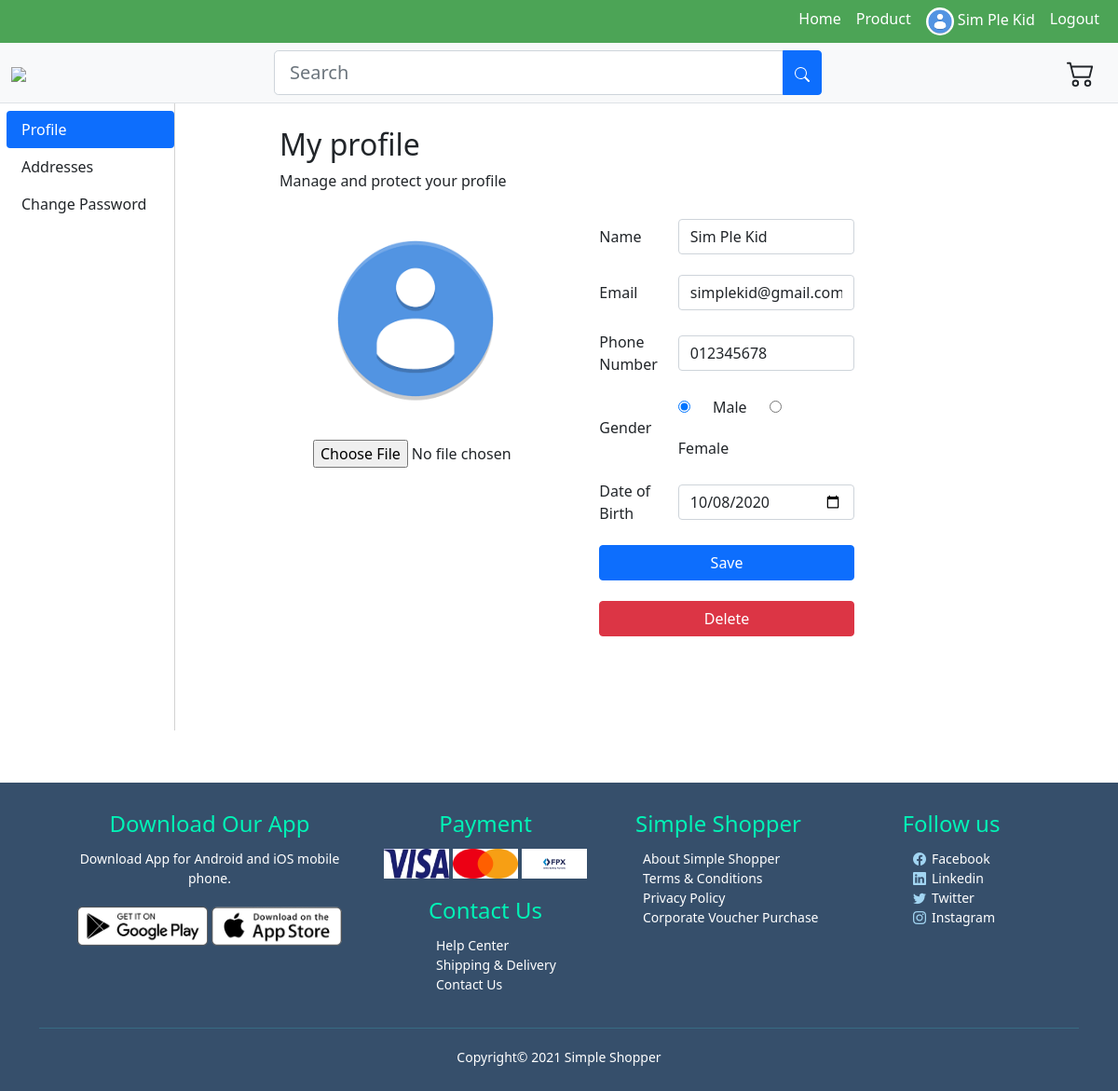
The page /php/profile.php (signed in) on the database as committed earlier.
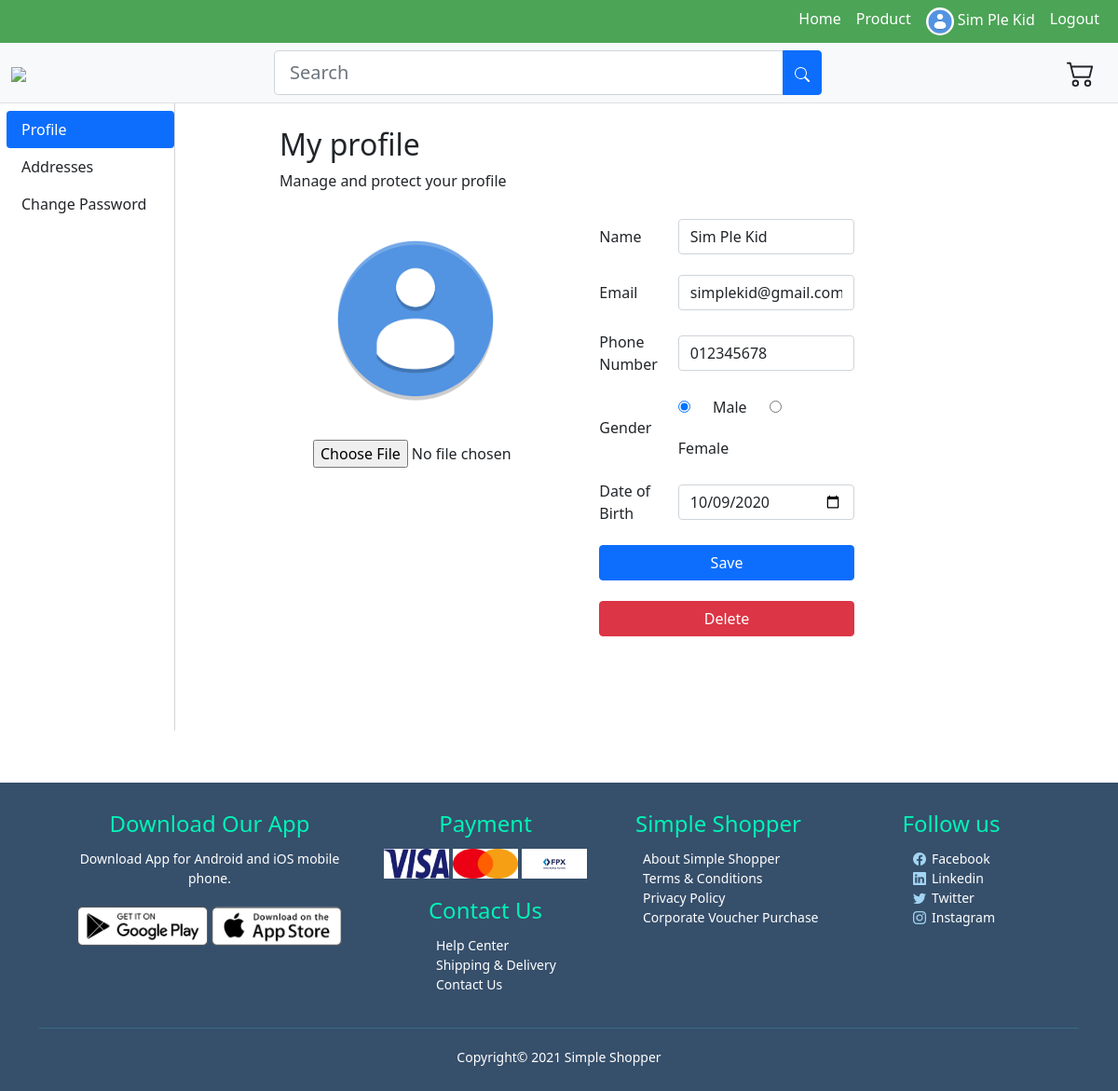
The same page on the database as committed later.
### tables this page shows
CREATE TABLE `user` (
  `user_id` int(11) NOT NULL,
  `password` varchar(100) NOT NULL,
  `name` varchar(100) NOT NULL,
  `email` varchar(50) NOT NULL,
  `phone` varchar(30) NOT NULL,
  `gender` varchar(10) NOT NULL,
  `dob` date NOT NULL,
  `profile` varchar(10000) NOT NULL,
  `status` varchar(5) NOT NULL
);

### db/conn.php (called while the page is built, shortened)
<?php
    $host='127.0.0.1';
    $db='simple_shopper';
    $user='root';
    $password='';
    $charset='utf8mb4';
    $dsn= "mysql:host=$host;dbname=$db;charset=$charset";
    try{
        $pdo=new PDO($dsn,$user,$password);
        $pdo->setAttribute(PDO::ATTR_ERRMODE,PDO::ERRMODE_EXCEPTION);
    }catch(PDOException $e){
        throw new PDOException($e->getMessage());
    }
    require_once 'user.php';
    $user=new User($pdo);
?>

### db/user.php (called while the page is built, shortened)
<?php
class User{
    private $db;
    function __construct($conn){
        $this->db=$conn;
    }
    public function getUser($id){
        try{
            $sql="SELECT *FROM `user` where user_id=:id";
            $stmt=$this->db->prepare($sql);
            $stmt->bindparam(':id',$id);
            $stmt->execute();
            $result=$stmt->fetch(PDO::FETCH_ASSOC);
            return $result;
        }
        catch(PDOException $e){
            echo $e->getMessage();
            return false;
        }
    }
}
?>

### php/profile.php (the view, shortened to what this page needs)
<?php
    require_once '../db/conn.php';
    $result=$user->getUser($_SESSION['user_id']);
?>
<!DOCTYPE html>
<html lang="en">
<head>
    <link href="https://cdn.jsdelivr.net/npm/bootstrap@5.0.0-beta3/dist/css/bootstrap.min.css" rel="stylesheet">
    <link rel="stylesheet" href="../style//footer.css">
    <link rel="stylesheet" href="../style/setting.css">
    <link rel="stylesheet" href="../style/profile.css">
    <link rel="stylesheet" href="https://cdn.jsdelivr.net/npm/bootstrap-icons@1.4.0/font/bootstrap-icons.css">
</head>
<body class="bg-white">
    <header class="navbar navbar-expand-lg navbar-dark py-0 " style="background-color: #4ca456;">
        <div class="container-fluid">
            <div class="collapse navbar-collapse" id="navbarNav">
                <ul class="navbar-nav ms-auto">
                    <li class="nav-item">
                        <a class="nav-link" href="../index.php" style="color: white;">Home</a>
                    </li>
                    <li class="nav-item">
                        <a class="nav-link" href="search.php?keywords=" style="color: white;">Product</a>
                    </li>
                    <?php
                        if(!empty($_SESSION['user_id']))
                        {
                            $result = $user-> getUser($_SESSION['user_id']);
                            if($_SESSION['status'] != "Admin"){
                                echo '<li class = nav-item"><a class="nav-link" href="profile.php" style="color: white;"><img class="rounded-circle" src="'.$result['profile'].'" height="30mm;"> '.$result['name'].'</a>';
                                echo '<li class="nav-item"><a class="nav-link" href="logout.php" style="color:white;">Logout</a>';
                            }
                        }
                            else{
                            echo '<li class="nav-item"><a class="nav-link" id="sign-up" href="signup.php" style="color:white;">Sign Up</a>';
                            echo '<li class="nav-item"><a class="nav-link" id="sign-in" href="login.php" style="color:white;">Log in</a>';
                            }
                    ?>
                </ul>
            </div>
        </div>
    </header>
    <header class="navbar sticky-top navbar-expand-lg navbar-light bg-light border-bottom">
        <div class="container-fluid">
            <div class="col col-auto">
                <a class="navbar-brand" href="../index.php"><img src="../assets/Logo/SSLogo2.png" height="70mm"></a>
            </div>
            <form class="col col-6" method="GET" action="search.php">
                <div class="input-group mx-auto">
                    <input type="search" id="search" name="keywords" class="form-control form-control-lg mx-auto" placeholder="Search"/>
                    <button type="submit" id="searchButton" class="btn btn-primary">
                    </button>
                </div>
            </form>
            <div class="col col-auto justify-content-end dropdown">
                <button type="button" id="dLabel"  class="btn btn-default" onclick="shoppingListClick(<?php if(isset($_SESSION['user_id'])){echo 1;}else{echo 0;} ?>, false)">
                </button>
            </div>
        </div>
    </header>
    <div class="container-fluid main-content">
        <nav class="navbar navbar-light bg-white">
            <ul class="nav nav-pills flex-column mb-auto">
                <li class="nav-item"><a href="profile.php" class="nav-link active">Profile</a></li>
                <li class="nav-item"><a href="address.php" class="nav-link link-dark">Addresses</a></li>
                <li class="nav-item"><a href="password.php" class="nav-link link-dark">Change Password</a></li>
            </ul>
        </nav>
        <main>
            <div class='container-fluid profile'>
                <h2>My profile</h2>
                <p>Manage and protect your profile</p>
            </div>
            <form enctype="multipart/form-data" action="profile.php" method="post">
                <div class="row">
                    <div class="col-md-4 image">
                        <img class="rounded-circle justify-content-center" id='img_preview' alt="profle_img" src="<?php echo $result['profile'];?>" data-holder-rendered="true">
                        <input type="file" class=".form-control-file" id='img_upload' accept="image/*" onchange="preview()" name='profile'>
                    </div>
                    <div class="col-md-4">
                        <table>
                            <tr>
                                <td><input type='hidden' name='id' value=<?php echo $result['user_id']?>></td>
                            </tr>
                            <tr>
                                <td><label for="name">Name</label></td>
                                <td><input type="text" class="form-control" id="name" name='name' value="<?php echo $result['name']?>" required></td>
                            </tr>
                            <tr>
                                <td><label for="email">Email</label></td>
                                <td><input type="email" class="form-control" id="email" name='email' value="<?php echo $result['email']?>" required></td>
                            </tr>
                            <tr>
                                <td><label for="phone">Phone Number</label></td>
                                <td><input type="text" class="form-control" id="phone" name='phone' value="<?php echo $result['phone']?>" required></td>
                            </tr>
                            <tr>
                                <td><label for="gender">Gender</label></td>
                                <td>
                                    <input type="radio" id="male" name="male" onclick='removeFemale()' <?php if($result['gender']=='male') echo 'checked'?>/>
                                    <label for="male">Male</label>
                                    <input type="radio" id="female" name="female" onclick='removeMale()' <?php if($result['gender']=='female') echo 'checked'?>/>
                                    <label for="female">Female</label>
                                </td>
                            </tr>
                            <tr>
                                <td><label for="dob">Date of Birth</label></td>
                                <td><input type="date" class="form-control" name='dob' id="dob" value="<?php echo $result['dob']?>"></td>
                            </tr>
                            <tr>
                                <td colspan="2" align="center">
                                    <input type="submit" value="Save" name='submit' onclick='(e)=>{e.preventDefault()}' class="btn btn-primary">
                                </td>
                            </tr>
                            <tr>
                                <td colspan="2" align="center">
                                    <input type='submit' class="btn btn-danger" id="delete" value='Delete'></input>
                                </td>
                            </tr>
                        </table>
                    </div>
                </div>
            </form>
        </main>
    </div>
    <div class = "footer">
        <div class="container">
            <div class="row justify-content-center">
                <div class="footer-col-1">
                <h4>Download Our App</h4>
                <p>Download App for Android and iOS mobile phone.</p>
                    <div class="app-logo">
                        <img src="../assets/footer/play-store.png">
                        <img src="../assets/footer/app-store.png" >
                    </div>
                </div>
                <div class="footer-col-2">
                    <h4>Payment</h4>
                        <img src="../assets/footer/Visa+Brand+Mark+-+Blue+-+900x291.jpg">
                        <img src="../assets/footer/300px-Mastercard_2019_logo.svg.png" style="background-color: white;">
                        <img src="../assets/footer/FPX-Logo-1.png"  style="background-color: white;">
                        <br>
                        <h4 style="margin-top: 20px;">Contact Us</h4>
                        <ul>
                            <li><a href="#">Help Center</a></li>
                            <li><a href="#">Shipping & Delivery</a></li>
                            <li><a href="#">Contact Us</a></li>
                        </ul>
                </div>
                <div class="footer-col-4">
                    <h4>Simple Shopper</h4>
                    <ul>
                        <li><a href="#">About Simple Shopper</a></li>
                        <li><a href="#">Terms & Conditions</a></li>
                        <li><a href="#">Privacy Policy</a></li>
                        <li><a href="#">Corporate&nbsp;Voucher&nbsp;Purchase</a></li>
                    </ul>
                </div>
                <div class="footer-col-3">
                    <h4>Follow us</h4>
                    <ul>
                        <li><a href="#"><i class="bi bi-facebook" style="margin-right: 6px; color: #A2D5F2; padding-left: 40px;"></i>Facebook</a></li>
                        <li><a href="#"><i class="bi bi-linkedin" style="margin-right: 6px; color: #A2D5F2; padding-left: 40px;"></i>Linkedin</a></li>
                        <li><a href="#"><i class="bi bi-twitter" style="margin-right: 6px; color: #A2D5F2; padding-left: 40px;"></i>Twitter</a></li>
                        <li><a href="#"><i class="bi bi-instagram" style="margin-right: 6px; color: #A2D5F2; padding-left: 40px;"></i>Instagram</a></li>
                    </ul>
                </div>
            </div>
            <hr>
            <p class="copyright">Copyright&copy; 2021 Simple Shopper</p>
        </div>
    </div>
</body>
</html>

### style/footer.css (style rules this page uses)
.footer { background:#364F6B; color:#ffffff ; font-size: 14px; margin-top: 50px; padding: 30px 0 10px; width: 100%; justify-content: center; }
.footer .row { justify-content: center; }
.footer p { color: #ffffff; }
.footer h4 { color: rgb(0, 243, 182); margin-bottom: 12px; }
.footer-col-1, .footer-col-2, .footer-col-3,.footer-col-4 { text-align: center; min-width: 250px; }
.footer-col-1 { align-items: center; flex-basis:30%; }
.footer-col-2 { text-align: center; flex-basis: 20%; justify-content: center; }
.footer-col-2 img { width: 70px; height: 32px; }
.footer-col-3 { flex-basis: 10%; text-align: center; }
.footer-col-4 { flex-basis: 5%; text-align: center; }
.footer ul { list-style-type: none; text-align:justify; justify-content: center; }
.footer-col-2 ul { padding-left: 60px; }
.footer a { color:#ffffff; text-decoration: none; }
.app-logo { margin-top: 20px; }
.app-logo img { width: 140px; }
.footer hr { border: none; background: #3fc1c9; height: 1px; margin: 20px 0; }
.copyright { text-align: center; }

### style/setting.css (style rules this page uses)
* { box-sizing: center; }
.container-fluid { display: inline-block; }
nav { float: left; height: 60vh; margin-left: -5px; }
nav ul { width: 15vw; }
main { float: left; padding-top: 25px; padding-left: 100px; min-height: 500px; width: 80vw; border-left: 1px solid lightgray; }
.btn-primary,.btn-info,.btn-danger { transition-duration: 0.2s; }

### style/profile.css (style rules this page uses)
main label { margin: 10px; }
main input { margin: 10px; }
main { width: 80vw; }
.btn-danger { width: 100%; margin-bottom: 100px; margin-left: 10px; }
main .btn-primary { width: 100%; }
table { width: 60%; }
main img { max-width: 200px; max-height: 2000px; margin: 20px; }
.image { padding-left: 50px; margin-right: 50px; }

Rows that differ between the two databases and show on the page:
changed user "Sim Ple Kid": dob "10/08/2020" → "10/09/2020"
